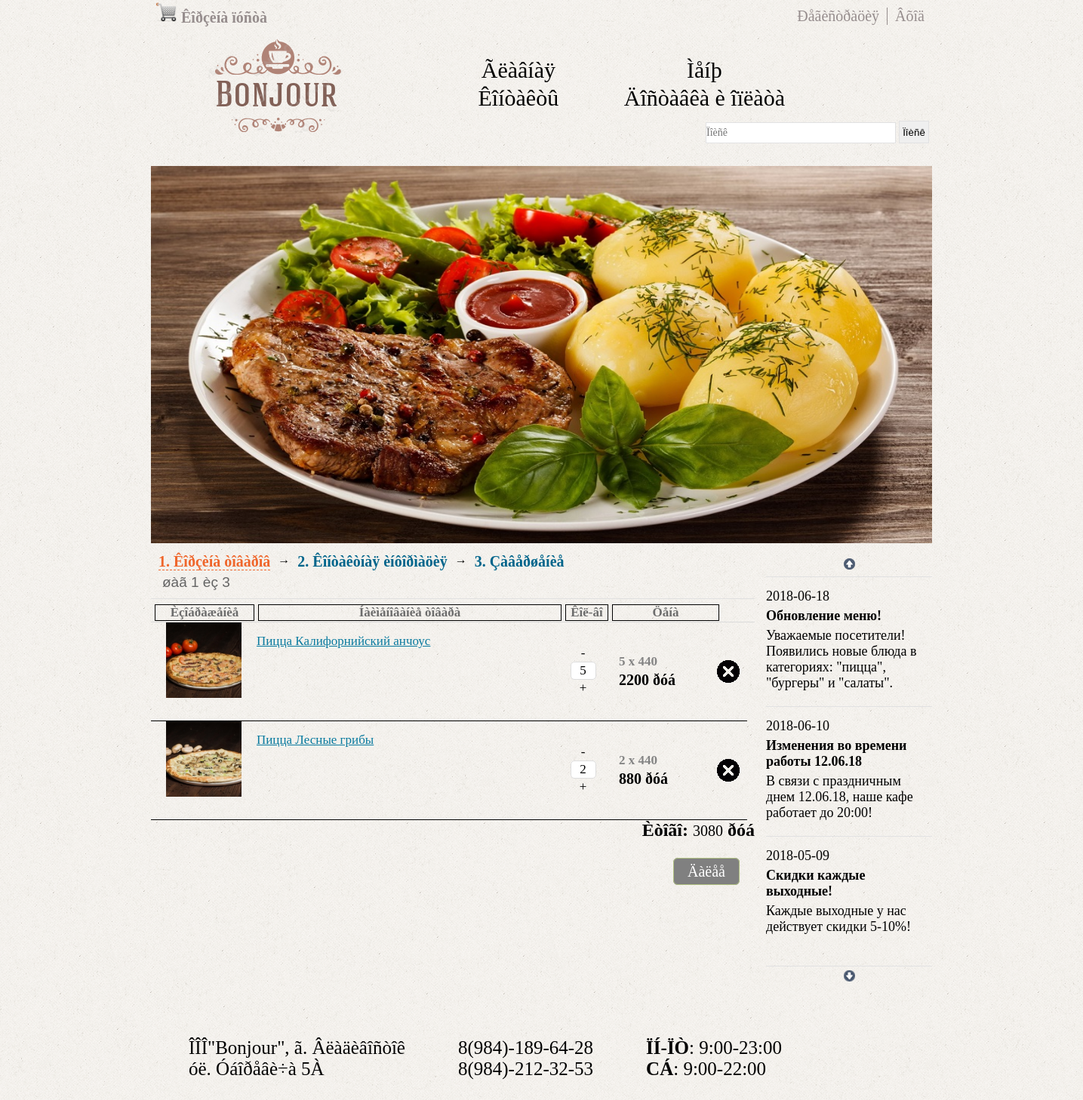
The app's page /cart.php with its own data.
### tables this page shows
CREATE TABLE IF NOT EXISTS `news` (
  `id` int(11) NOT NULL AUTO_INCREMENT,
  `title` varchar(255) NOT NULL,
  `text` text NOT NULL,
  `date` date NOT NULL,
  PRIMARY KEY (`id`)
);

CREATE TABLE IF NOT EXISTS `cart` (
  `cart_id` int(11) NOT NULL AUTO_INCREMENT,
  `cart_id_products` int(11) NOT NULL,
  `cart_price` int(11) NOT NULL,
  `cart_count` int(11) NOT NULL DEFAULT '1',
  `cart_datetime` datetime NOT NULL,
  `cart_ip` varchar(100) NOT NULL,
  PRIMARY KEY (`cart_id`)
);

CREATE TABLE IF NOT EXISTS `table_products` (
  `products_id` int(11) NOT NULL AUTO_INCREMENT,
  `title` varchar(255) NOT NULL,
  `price` int(11) NOT NULL,
  `category` varchar(255) NOT NULL,
  `mini_description` text NOT NULL,
  `image` varchar(255) NOT NULL,
  `datetime` datetime NOT NULL,
  `visible` int(11) NOT NULL DEFAULT '0',
  `type` varchar(255) NOT NULL,
  `gramm` int(11) NOT NULL,
  `category_id` int(11) NOT NULL,
  PRIMARY KEY (`products_id`)
);

### functions/functions.php (called while the page is built, shortened)
<?php
function clear_string($cl_str)
{
    $cl_str = strip_tags($cl_str);
    $cl_str = mysql_real_escape_string($cl_str);
    $cl_str = trim($cl_str);
    return $cl_str;
}
?>

### cart.php (the view, shortened to what this page needs)
<?php
	include("include/db_connect.php");
    include("functions/functions.php");
?>
<!DOCTYPE HTML>
<html>
<head>
    <link href="css/style.css" rel="stylesheet" type="text/css" />
    <link href="css/reset.css" rel="stylesheet" type="text/css" />
</head>
<body background="images/back.png">
<div id="block-body">
<?php
	include("include/block-header.php");
?>
<div id="block-slider">
<ul id="slides">
<li class="slide"></li>
</ul>
</div>
<div id="block-right">
<?php
    include("include/block-news.php");
?>
</div>
<div id="block-popular">
<?php
  $action = clear_string($_GET["action"]);
  switch ($action) {
	    default:
   echo '
   <div id="block-step">
   <div id="name-step">
   <ul>
   <li><a class="active" >1. Êîðçèíà òîâàðîâ</a></li>
   <li><span>&rarr;</span></li>
   <li><a>2. Êîíòàêòíàÿ èíôîðìàöèÿ</a></li>
   <li><span>&rarr;</span></li>
   <li><a>3. Çàâåðøåíèå</a></li>
   </ul>
   </div>
   <p>øàã 1 èç 3</p>
   <a href="cart.php?action=clear" >Î÷èñòèòü</a>
   </div>
';
$result = mysql_query("SELECT * FROM cart,table_products WHERE cart.cart_ip = '{$_SERVER['REMOTE_ADDR']}' AND table_products.products_id = cart.cart_id_products",$link);
If (mysql_num_rows($result) > 0)
{
$row = mysql_fetch_array($result);
   echo '
   <div id="header-list-cart">
   <div id="head1" >Èçîáðàæåíèå</div>
   <div id="head2" >Íàèìåíîâàíèå òîâàðà</div>
   <div id="head3" >Êîë-âî</div>
   <div id="head4" >Öåíà</div>
   </div>
   ';
do
{
$int = $row["cart_price"] * $row["cart_count"];
$all_price = $all_price + $int;
if  (strlen($row["image"]) > 0 && file_exists("./uploads_images/".$row["image"]))
{
$img_path = './uploads_images/'.$row["image"];
$max_width = 100;
$max_height = 100;
 list($width, $height) = getimagesize($img_path);
$ratioh = $max_height/$height;
$ratiow = $max_width/$width;
$ratio = min($ratioh, $ratiow);
$width = intval($ratio*$width);
$height = intval($ratio*$height);
}else
{
$img_path = "/images/noimages.jpeg";
$width = 120;
$height = 105;
}
echo '
<div class="block-list-cart">
<div class="img-cart">
<p align="center"><img src="'.$img_path.'" width="'.$width.'" height="'.$height.'" /></p>
</div>
<div class="title-cart">
<p><a href="">'.$row["title"].'</a></p>
<p class="cart-mini-features">
'.$row["mini_features"].'
</p>
</div>
<div class="count-cart">
<ul class="input-count-style">
<li>
<p align="center" iid="'.$row["cart_id"].'" class="count-minus">-</p>
</li>
<li>
<p align="center"><input id="input-id'.$row["cart_id"].'" iid="'.$row["cart_id"].'" class="count-input" maxlength="3" type="text" value="'.$row["cart_count"].'" /></p>
</li>
<li>
<p align="center" iid="'.$row["cart_id"].'" class="count-plus">+</p>
</li>
</ul>
</div>
<div id="tovar'.$row["cart_id"].'" class="price-product"><h5><span class="span-count" >'.$row["cart_count"].'</span> x <span>'.$row["cart_price"].'</span></h5><p price="'.$row["cart_price"].'" >'.$int.' ðóá</p></div>
<div class="delete-cart"><a  href="cart.php?id='.$row["cart_id"].'&action=delete" ><img src="/images/bsk_item_del.png" /></a></div>
<div id="bottom-cart-line"></div>
</div>
';
}
 while ($row = mysql_fetch_array($result));
 echo '
 <h2 class="itog-price" align="right">Èòîãî: <strong>'.$all_price.'</strong> ðóá</h2>
 <p align="right" class="button-next" ><a href="cart.php?action=confirm" >Äàëåå</a></p>
 ';
}
else
{
    echo '<h3 id="clear-cart" align="center">Êîðçèíà ïóñòà</h3>';
}
        break;
}
?>
</div>
<?php
	include("include/block-footer.php");
?>
</div>
</body>
</html>

### include/block-header.php (shortened to what this page needs)
<div id="block-header">
<div id="header-top-block">
<p align="left" id="block-basket"><img src="../images/backet.png"/><a href="cart.php?action=oneclick">Êîðçèíà ïóñòà</a></p>
<?php
	if($_SESSION['auth'] == 'yes_auth')
    {
        echo '<p id="auth-user-info" align="right"><img src="/images/user.png" />Çäðàâñòâóéòå, '.$_SESSION['auth_name'].'!</p>';
    }
    else
    {
        echo'
        <ul id="header-top-menu">
<li><a class="top-auth" href="">Âõîä</a></li>
<li class="two"><a href="registration.php">Ðåãèñòðàöèÿ</a></li>
</ul>
        ';
    }
?>
</div>
<img id="img-logo" src="../images/logot.png"/>
<div id="personal-info">
<table id="tab-menu">
<tr>
<td><a href="index.php">Ãëàâíàÿ</a></td>
<td><a href="menu.php">Ìåíþ</a></td>
</tr>
<tr>
<td><a href="contacts.php">Êîíòàêòû</a></td>
<td><a href="delivery.php">Äîñòàâêà è îïëàòà</a></td>
</tr>
</table>
</div>
<div id="block-search">
<form method="GET" action="search.php?q=">
<input type="text" id="input-search" name="q" placeholder="Ïîèñê" value="<?php echo $search; ?>" />
<input type="submit" id="button-search" value="Ïîèñê"/>
</form>
</div>
</div>

### include/block-news.php
<div id="block-news">
<center><img id="news-prev" src="../images/up.png"/></center>
<div id="newsticker">
<ul>
<?php
    $result = mysql_query("SELECT * FROM news ORDER BY date DESC", $link);
    if (mysql_num_rows($result) > 0)
    {
        $row = mysql_fetch_array($result);
        do
        {
            echo '
            <li>
            <span>'.$row["date"].'</span>
            <a href="#">'.$row["title"].'</a>
            <p>'.$row["text"].'</p>
            </li>
            ';
        }
        while ($row = mysql_fetch_array($result));
    }
?>
</ul>
</div>
<center><img id="news-next" src="../images/down.png"/></center>
</div>

### include/block-footer.php
<div id="block-footer">
<div id="footer-address">
<p>ÎÎÎ"Bonjour", ã. Âëàäèâîñòîê
<br />
óë. Óáîðåâè÷à 5À </p>
</div>
<div id="footer-phone">
<p>8(984)-189-64-28
<br />
8(984)-212-32-53</p>
</div>
<div id="footer-time">
<p><b>ÏÍ-ÏÒ</b>: 9:00-23:00
<br />
<b>CÁ</b>: 9:00-22:00
</p></div>
</div>

### records on screen
news: date "2018-06-18", title "Обновление меню!", text "Уважаемые посетители! Появились новые блюда в категориях: \"пицца\", \"бургеры\" и \"салаты\"."
news: date "2018-06-10", title "Изменения во времени работы 12.06.18", text "В связи с праздничным днем 12.06.18, наше кафе работает до 20:00!"
news: date "2018-05-09", title "Скидки каждые выходные!", text "Каждые выходные у нас действует скидки 5-10%!"
cart: table_products.image (picture), table_products.title "Пицца Калифорнийский анчоус", cart_count "5", cart_price "440", int "2200"
cart: table_products.image (picture), table_products.title "Пицца Лесные грибы", cart_count "2", cart_price "440", int "880"

### other values on screen
$all_price "3080"
